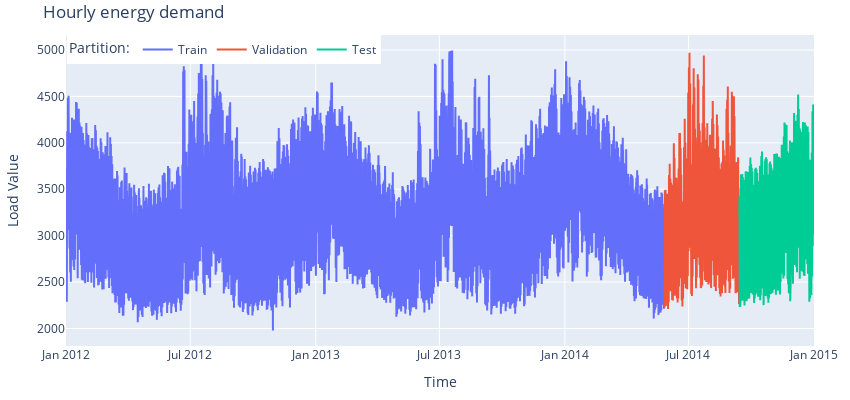

The notebook cell saved with this chart:
### Code cell
# Interactive plot of time series
fig = go.Figure()
fig.add_trace(go.Scatter(x=train_set.index, y=train_set['Load Value'], mode='lines', name='Train'))
fig.add_trace(go.Scatter(x=val_set.index, y=val_set['Load Value'], mode='lines', name='Validation'))
fig.add_trace(go.Scatter(x=test_set.index, y=test_set['Load Value'], mode='lines', name='Test'))
fig.update_layout(
    title  = 'Hourly energy demand',
    xaxis_title="Time",
    yaxis_title="Load Value",
    legend_title="Partition:",
    width=850,
    height=400,
    margin=dict(l=20, r=20, t=35, b=20),
    legend=dict(
        orientation="h",
        yanchor="top",
        y=1,
        xanchor="left",
        x=0.001
    )
)
#fig.update_xaxes(rangeslider_visible=True)
fig.show()

### Figure 1 — Plotly figure (JSON) as saved in the notebook; plotly's stock layout.template omitted (floating-point values rounded to 4 significant figures; data arrays with more than 128 entries replaced by an {"elided": "..."} marker saying what was removed)
{"data": [{"mode": "lines", "name": "Train", "type": "scatter", "x": {"elided": "21012 str values"}, "y": {"elided": "21012 float values"}}, {"mode": "lines", "name": "Validation", "type": "scatter", "x": {"elided": "2627 str values"}, "y": {"elided": "2627 int values"}}, {"mode": "lines", "name": "Test", "type": "scatter", "x": {"elided": "2627 str values"}, "y": {"elided": "2627 int values"}}], "layout": {"height": 400, "legend": {"orientation": "h", "title": {"text": "Partition:"}, "x": 0.001, "xanchor": "left", "y": 1, "yanchor": "top"}, "margin": {"b": 20, "l": 20, "r": 20, "t": 35}, "title": {"text": "Hourly energy demand"}, "width": 850, "xaxis": {"title": {"text": "Time"}}, "yaxis": {"title": {"text": "Load Value"}}}}
